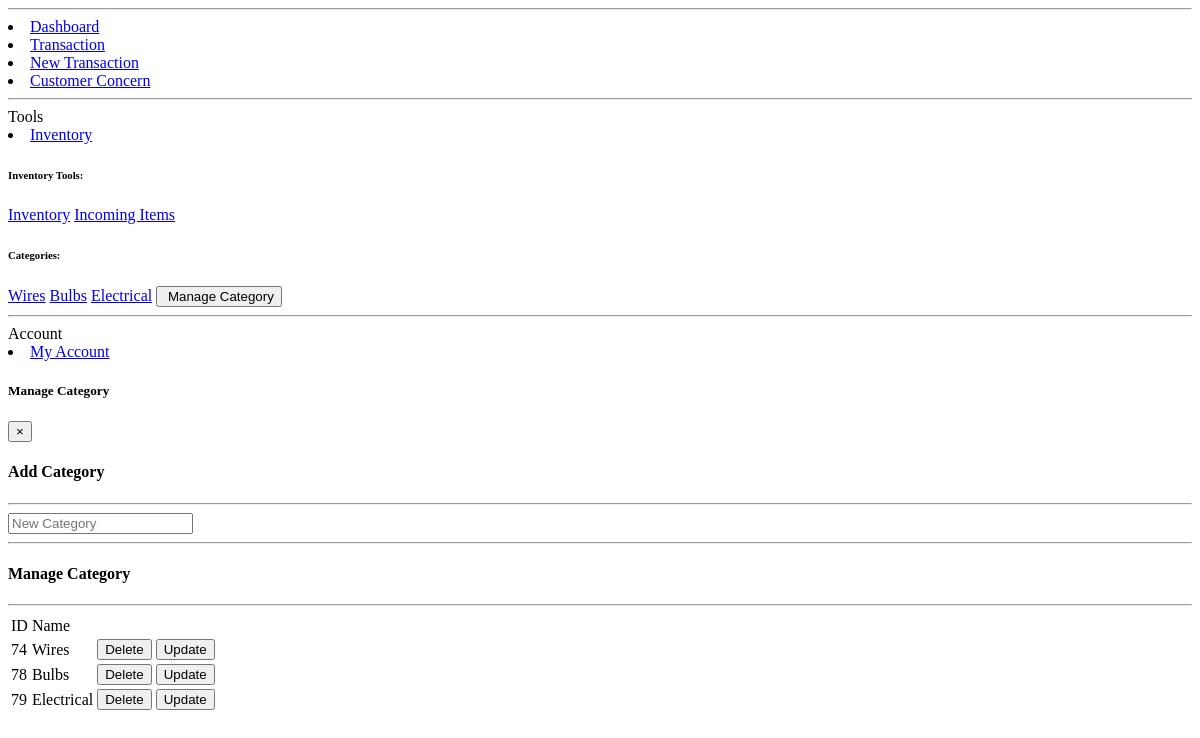
Before: /includes/admin/sidebar.php with the older database file.
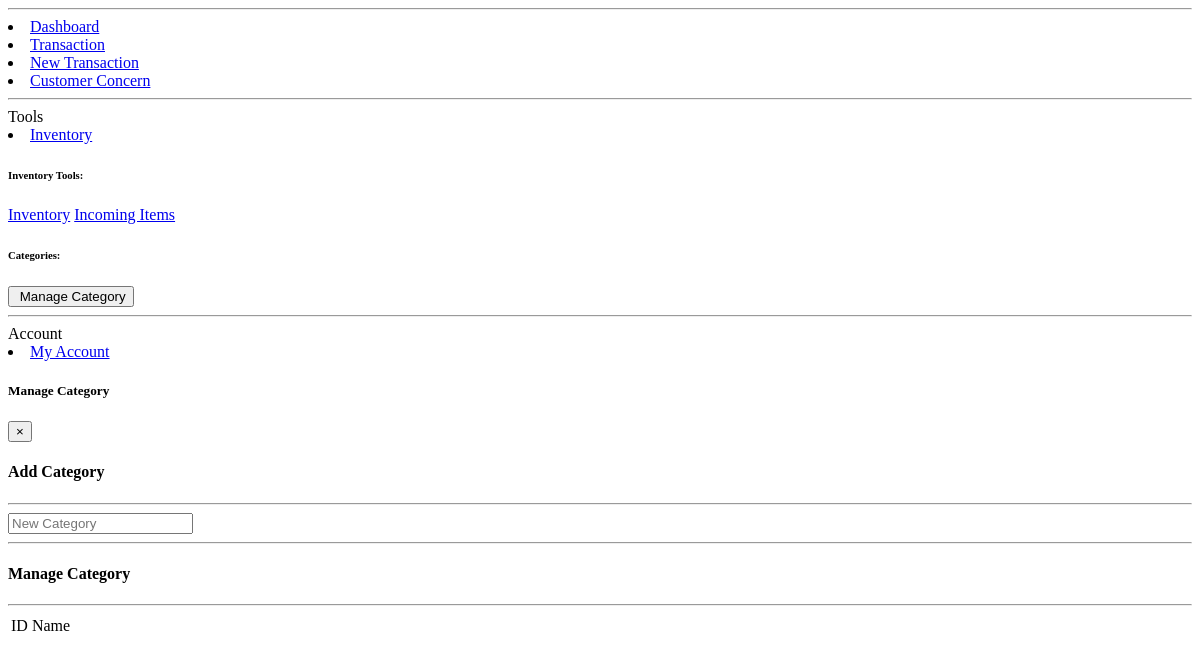
After: the same page with the newer database file.
### tables this page shows
CREATE TABLE `category` (
  `category_id` int(11) NOT NULL,
  `category_name` varchar(32) NOT NULL
);

### includes/admin/sidebar.php (the view, shortened to what this page needs)
<?php
    include "controller/connect.php";
?>
<hr class="sidebar-divider my-0">
<li class="nav-item">
    <a class="nav-link" href="?p=dashboard">
        <span>Dashboard</span></a>
</li>
<li class="nav-item">
    <a class="nav-link" href="?p=transaction">
        <span>Transaction</span></a>
</li>
<li class="nav-item">
    <a class="nav-link" href="?p=transaction-new">
        <span>New Transaction</span></a>
</li>
<li class="nav-item">
    <a class="nav-link" href="?p=return">
        <span>Customer Concern</span></a>
</li>
<hr class="sidebar-divider">
<div class="sidebar-heading">
    Tools
</div>
<li class="nav-item">
    <a class="nav-link collapsed" href="#" data-toggle="collapse" data-target="#collapseTwo" aria-expanded="true" aria-controls="collapseTwo">
        <span>Inventory</span>
    </a>
    <div id="collapseTwo" class="collapse" aria-labelledby="headingTwo" data-parent="#accordionSidebar">
        <div class="bg-white py-2 collapse-inner rounded">
            <h6 class="collapse-header">Inventory Tools:</h6>
            <a class="collapse-item" href="?p=inventory">Inventory</a>
            <a class="collapse-item" href="?p=incoming">Incoming Items</a>
            <h6 class="collapse-header">Categories:</h6>
            <?php
                $sql = "SELECT * FROM category";
                $result = mysqli_query($conn, $sql);
                while($data = $result->fetch_assoc()){
            ?>
                <a class="collapse-item cat" href="?p=inventory&cat=<?php echo $data["category_name"] ?>"><?php echo $data["category_name"] ?></a>
            <?php
                }
            ?>
            <button id="open-cat" class="collapse-item btn btn-sm" data-toggle="modal" data-target=".bd-example-modal-lg"><i class="fa fa-cog" aria-hidden="true"></i>&nbsp;Manage Category</button>
        </div>
    </div>
</li>
<hr class="sidebar-divider">
<div class="sidebar-heading">
    Account
</div>
<li class="nav-item">
    <a class="nav-link" href="?p=account">
        <span>My Account</span>
    </a>
</li>
<?php include "includes/sidebar-category.php"; ?>
<link rel="stylesheet" href="css/sidebar.css">
<link rel="stylesheet" href="https://cdn.datatables.net/1.10.22/css/dataTables.bootstrap4.min.css">

### includes/sidebar-category.php (shortened to what this page needs)
<div class="modal fade bd-example-modal-lg" tabindex="-1" role="dialog" aria-labelledby="mySmallModalLabel" aria-hidden="true">
    <div class="modal-dialog modal-lg">
        <div class="modal-content">
            <div class="modal-header">
                <h5 class="modal-title">Manage Category</h5>
                <button type="button" class="close" data-dismiss="modal" aria-label="Close">
                <span aria-hidden="true">&times;</span>
                </button>
            </div>
            <div class="modal-body">
                <div class="card p-3">
                    <h4>Add Category</h4>
                    <hr class="divider"></hr>
                    <div class="form-group">
                        <input type="text" class="form-control" id="input-category" placeholder="New Category">
                    </div>
                </div>
                <hr class="divider"></hr>
                <div class="card p-3">
                    <h4>Manage Category</h4>
                    <hr class="divider"></hr>
                    <table class="table table-striped" id="cat-table">
                        <thead>
                            <td>ID</td>
                            <td>Name</td>
                            <td></td>
                        </thead>
                        <tbody>
                            <?php
                                $sql = "SELECT * FROM category";
                                $result = mysqli_query($conn, $sql);
                                while($data = $result->fetch_assoc()){
                            ?>
                                <tr>
                                    <td><?php echo $data["category_id"] ?></td>
                                    <td contenteditable><?php echo $data["category_name"] ?></td>
                                    <td>
                                        <button class="cat-del btn btn-danger btn-sm">Delete</button>
                                        <button class="cat-up btn btn-success btn-sm">Update</button>
                                    </td>
                                </tr>
                            <?php
                                }
                            ?>
                        </tbody>
                    </table>
                </div>
            </div>
        </div>
    </div>
</div>

Changed rows visible on the page:
removed category: category_name "Wires", category_id "74"
removed category: category_name "Bulbs", category_id "78"
removed category: category_name "Electrical", category_id "79"
